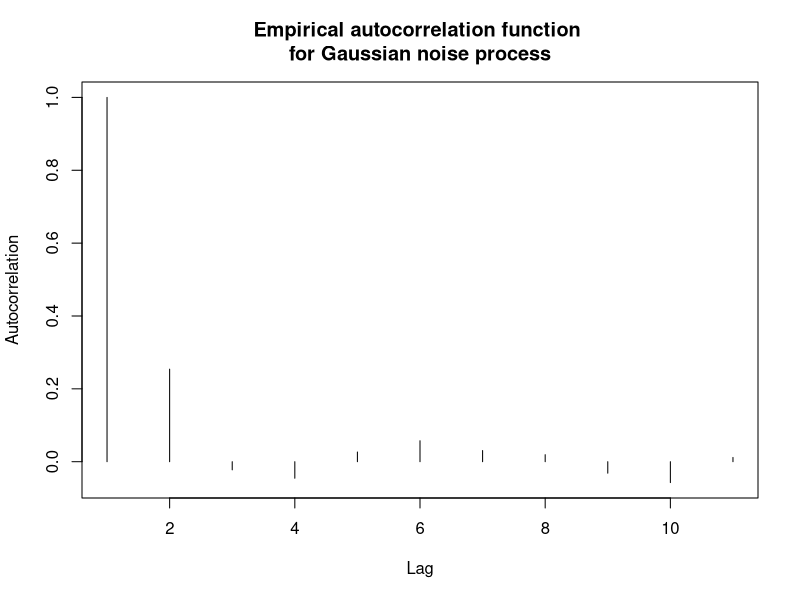

Source code (R):
# Set the parameters
n <- 1000 # number of observations
theta <- 0.3 # value of theta
sigma <- 1 # standard deviation of white noise
# Generate a Gaussian white noise
Z <- rnorm(n, mean = 0, sd = sigma)
# Initialize the moving average process
X <- rep(0, n)
# Define the moving average process
for (t in 2:n) {
    X[t] <- Z[t] + theta * Z[t - 1]
}
# Define a function to calculate the empirical autocorrelation
autocorr <- function(x, h) {
    # x is the input series, h is the lag
    n <- length(x) # length of the series
    x_mean <- mean(x) # mean of the series
    num <- sum((x[(h + 1):n] - x_mean) * (x[1:(n - h)] - x_mean)) # numerator
    den <- sum((x - x_mean)^2) # denominator
    return(num / den)
}
# Set the maximum lag to plot
max_lag <- 10
# Plot the empirical autocorrelation 
# function for Gaussian noise process
plot(sapply(0:max_lag, function(h) autocorr(X, h)), type = "h",
main = "Empirical autocorrelation function 
for Gaussian noise process",
xlab = "Lag", ylab = "Autocorrelation")
